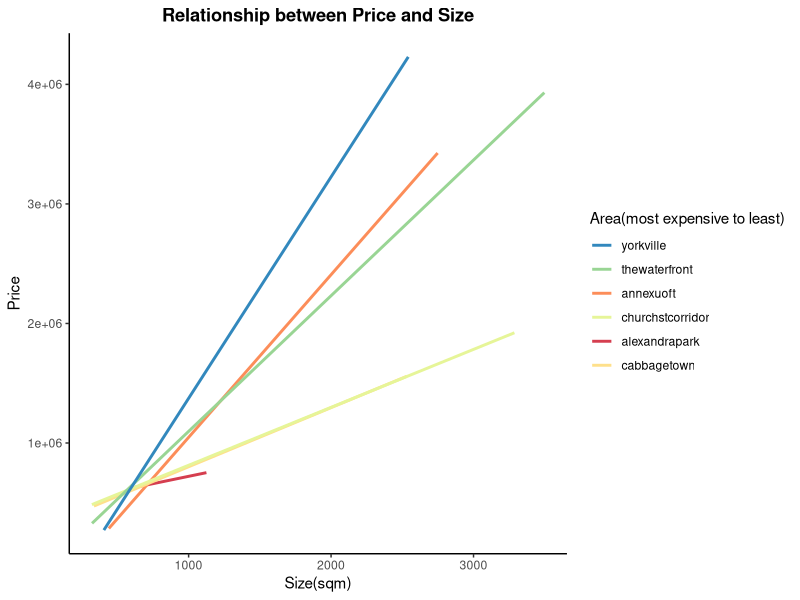
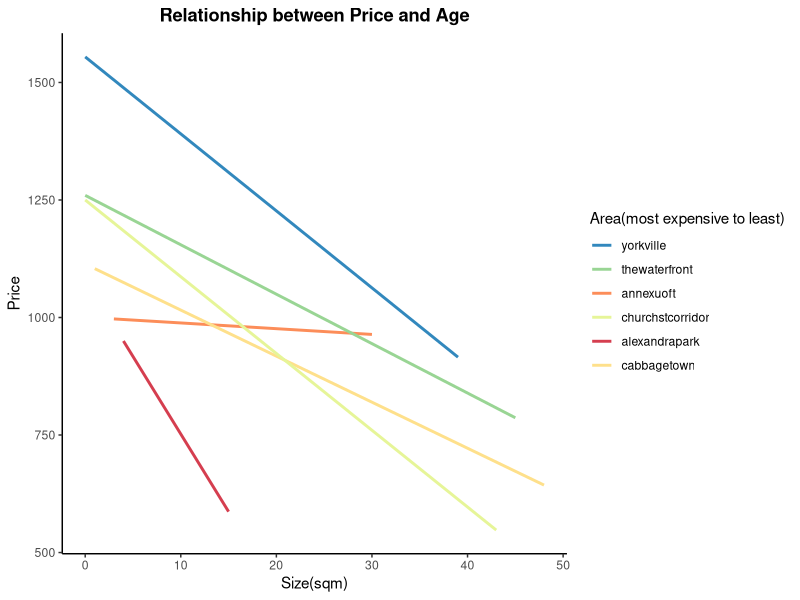

The R script that drew these images, in order:
#libraries
library(tidyverse)
library(magrittr)
library(forcats)


#assume wd is in the project directory
demographics <- read.csv("data/demographics.csv")
condos <- read.csv("data/clean_condos_info.csv")

condos %<>%
  mutate(area=location_area) %>%
  select(-c("tax_2021", #taxes are dependent on property price
            "amenity_lst", #already extracted relevant data in other columns
           "size_range", #created a size_range_lvl variable instead
           "address", #not relevant for regression
           "corp_num", #??
           "location_area" #changed name to area
           ))

price_and_size <- condos %>%
  select(c("price", "actual_size","area")) %>%
  drop_na()


#order of area by the average condo price
areas_ordered <- price_and_size %>%
  group_by(area) %>%
  dplyr::summarise(mean = mean(price, na.rm=TRUE)) %>%
  arrange(desc(mean)) %>%
  .[['area']]



##Graph 1: Seeing the relationship between price and size in the most and least expensive areas
set.seed(6)
random_area <- c(areas_ordered[1], areas_ordered[2], areas_ordered[3], areas_ordered[19], areas_ordered[20], areas_ordered[21])


price_and_size %>%
  filter(area %in% random_area)  %>%
  ggplot(aes(y = price, x = actual_size, colour =as.factor(area), group=area)) +
  scale_color_brewer(palette ="Spectral", name="Area(most expensive to least)", breaks=random_area) +
  # scale_color_paletteer_d(ggsci) + 
  geom_smooth(method = "lm", se= F) +
  labs(title="Relationship between Price and Size", x="Size(sqm)", y="Price") + 
  theme_classic() +
  theme(plot.title = element_text(hjust = 0.5, face = "bold"))  



condos %<>%
  mutate(age_of_building = as.integer(age_of_building)) %>% #some values are not in integer form but a range, this will turn them into NA and they will be removed later
  drop_na() %>%
  mutate(price_per_sqm = round(price/actual_size),
         mainenance_per_sqm = signif(maintenance_fees/actual_size,3))%>% #standardizing the price and maitenance fees per sqm
   select(-c("size_range_level",
            "actual_size",
            "price",
            "maintenance_fees"))

areas_ordered <- condos %>%
  group_by(area) %>%
  dplyr::summarise(mean = mean(price_per_sqm, na.rm=TRUE)) %>%
  arrange(desc(mean)) %>%
  .[['area']]


##Regression Model 1: Regress Price/Sqm on everything else (without area in mind YET)

mod_one <- condos %>%
  select(-c("area")) %>%
  lm(price_per_sqm ~ . , data=.) 

anova(mod_one)
summary(mod_one)

# 
# Interesting factors: exposure, age_of_building, heating_type, property_type, include_rooftop_deck,
# include_security_system, include_security_guard, include_pet_restriction, include_concierge        
# include_gym, media_room, mainenance_per_sqm     



#One thing we notice is that exposure EW increases pricing by 304. 
#Q: Do expensive areas have more exposure to that area?

#Sunrise happens in the southwest and Sunset in the Southwest

condos %>%
  group_by(exposure, area) %>%
  summarise(count=n()) %>% #count the number of exposures in each area
  filter(exposure=="EW") %>%
  arrange(match(area, areas_ordered), desc(exposure), desc(count)) #reorder data so that we see the most expensive areas first
#nothing really interesting



#Q: Do expensive areas have "younger" buildings?

condos %>%
  group_by(area) %>%
  summarise(avg_building_age=mean(age_of_building)) %>% #the average building age in each area
  arrange(match(area, areas_ordered), desc(avg_building_age))%>% #reorder data so that we see the most expensive areas first
  view()
#expensive and inexpensive areas have a mix of old and new buildings


#Q: Do expensive areas have less pet restrictions?
condos %>%
  group_by(area) %>%
  summarise(count_pet_restictions=sum(include_pet_restriction),
            count = n()) %>% #the number of pet restictions  in each area
  arrange(match(area, areas_ordered), desc(count_pet_restictions))%>% #reorder data so that we see the most expensive areas first
  view()

#Not necassrily


#Q: Do expensive areas have more parking spots?
condos %>%
  group_by(area) %>%
  summarise( spots_per_condo = mean(num_of_parking)) %>% #the average building age in each area
  arrange(match(area, areas_ordered), desc(spots_per_condo))%>% #reorder data so that we see the most expensive areas first
  view()

#Not really


#Q: Do expensive areas have more gyms?
condos %>%
  group_by(area) %>%
  summarise(percentage_with_gym = mean(include_gym)) %>% #the average building age in each area
  arrange(match(area, areas_ordered), desc(percentage_with_gym))%>% #reorder data so that we see the most expensive areas first
  view()

#almost all expensive areas have a gym but not the least expensive areas


#Q: Do expensive areas have more rooftop decks?
condos %>%
  group_by(area) %>%
  summarise(percentage_with_deck = mean(include_rooftop_deck)) %>% #the average building age in each area
  arrange(match(area, areas_ordered), desc(percentage_with_deck))%>% #reorder data so that we see the most expensive areas first
  view()

#not really


#Q: Do expensive areas have  better service "concierge"?
condos %>%
  group_by(area) %>%
  summarise(percentage_with_concierge = mean(include_concierge)) %>% #the average building age in each area
  arrange(match(area, areas_ordered), desc(percentage_with_concierge))%>% #reorder data so that we see the most expensive areas first
  view()

#expensive areas have a higher rate on avg with concierge services 


#Q: Do expensive areas have  better security?
condos %>%
  mutate(sec = include_security_system*include_security_guard) %>%
  group_by(area) %>%
  summarise(percentage_with_good_security = mean(sec)) %>% #the average building age in each area
  arrange(match(area, areas_ordered), desc(percentage_with_good_security))%>% #reorder data so that we see the most expensive areas first
  view()

#not really

mod_two <- condos %>%
  lm(price_per_sqm ~ num_of_bed, data=.) 

anova(mod_two)
summary(mod_two)

condos %>%
  filter(area %in% random_area)  %>%
  ggplot(aes(y = price_per_sqm, x = age_of_building, colour =as.factor(area), group=area)) +
  scale_color_brewer(palette ="Spectral", name="Area(most expensive to least)", breaks=random_area) +
  # scale_color_paletteer_d(ggsci) + 
  geom_smooth(method = "lm", se= F) +
  labs(title="Relationship between Price and Age", x="Size(sqm)", y="Price") + 
  theme_classic() +
  theme(plot.title = element_text(hjust = 0.5, face = "bold"))  

